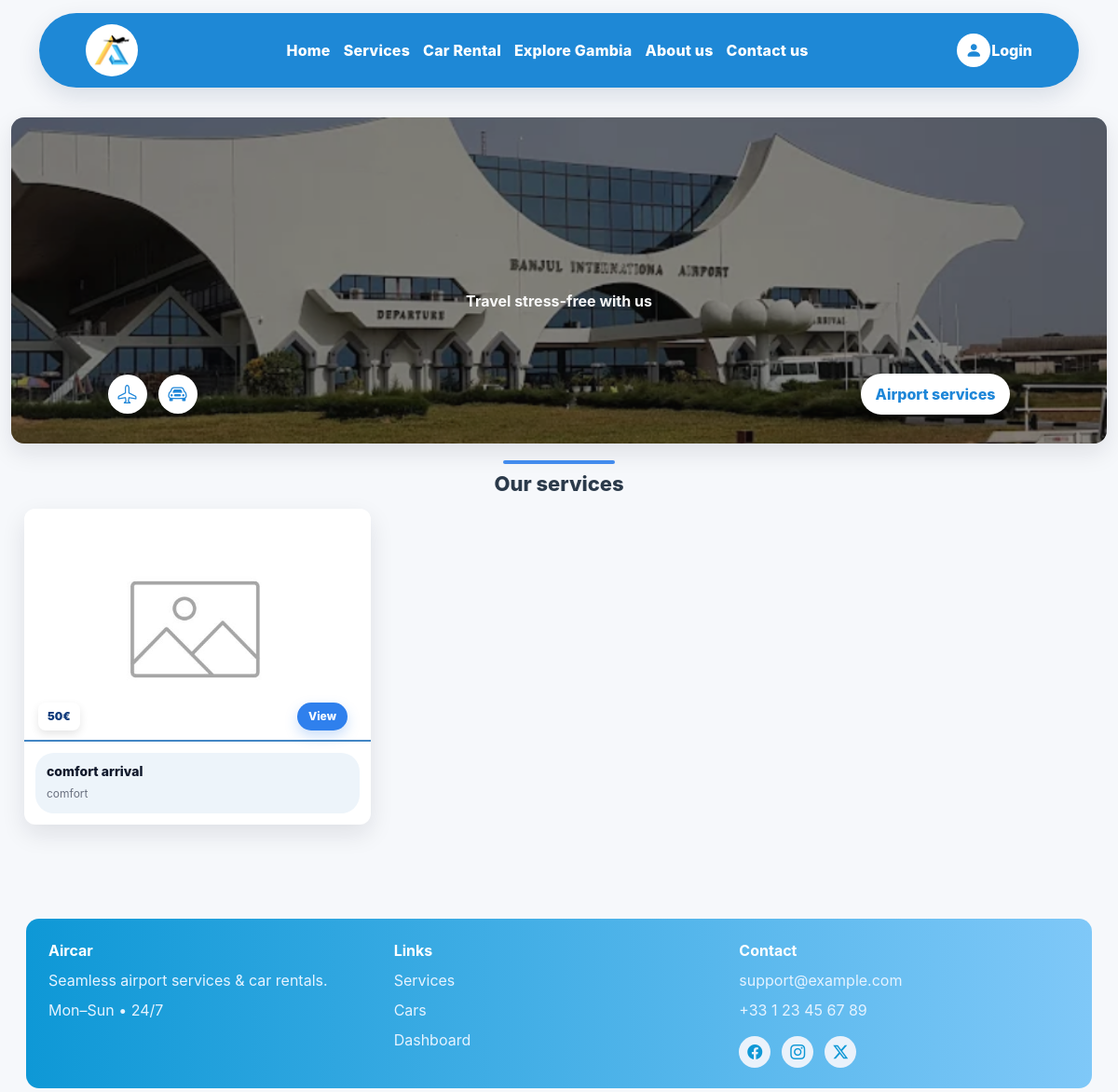
Before: /services/catalog/airport/ with the older database file.
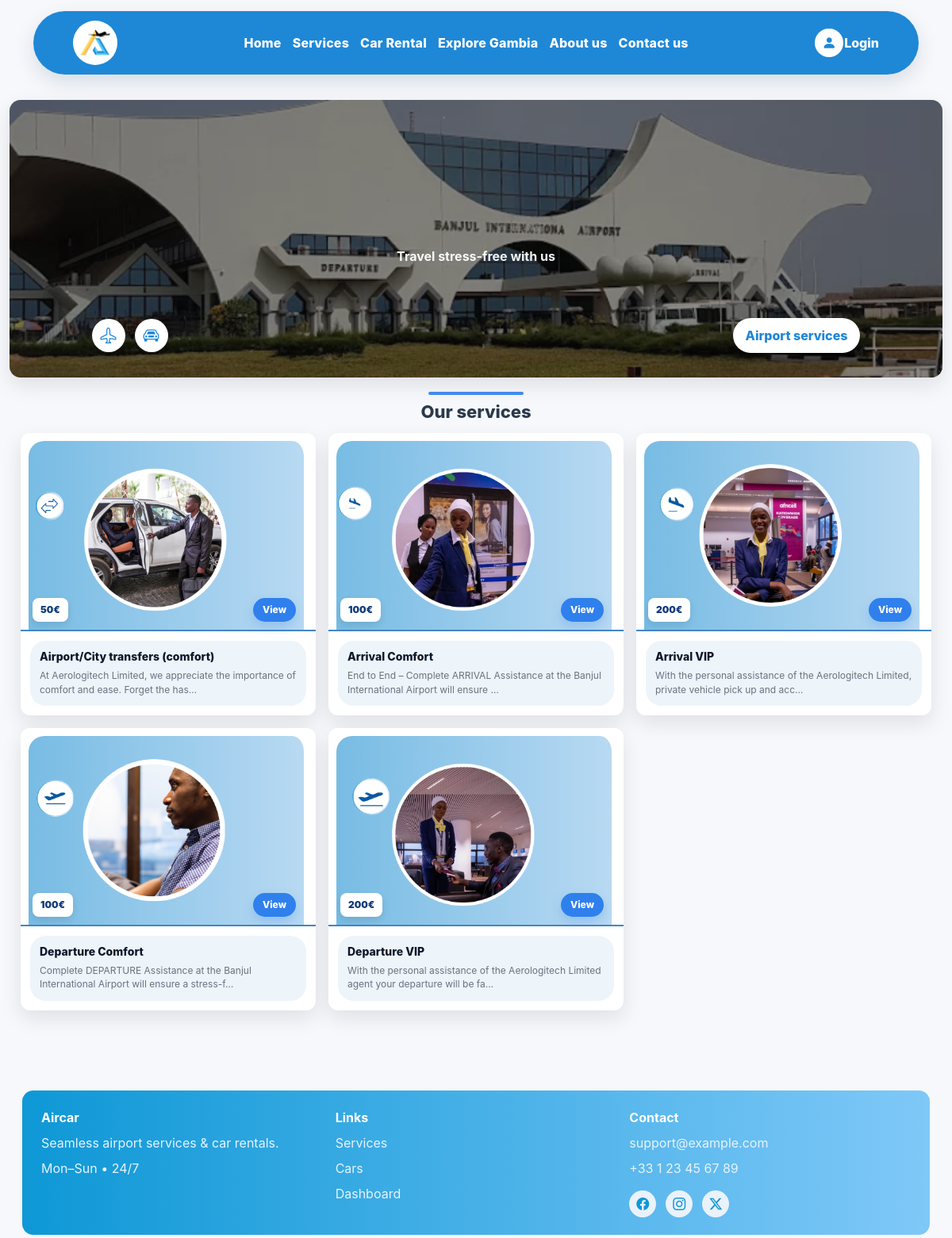
After: the same page with the newer database file.
### apps/services/models.py (models this page shows, shortened)
class AirportService(models.Model):
    name = models.CharField(max_length=100)
    description = models.TextField(blank=True, null=True)
    price = models.DecimalField(
        max_digits=10, decimal_places=2, validators=[MinValueValidator(0)]
    )
    available = models.BooleanField(default=True, db_index=True)
    image = models.ImageField(upload_to="services/", blank=True, null=True)
    tags = models.CharField(max_length=200, blank=True, default="")
    class Meta:
        ordering = ["name"]
        indexes = [
            models.Index(fields=["available", "name"]),
            models.Index(fields=["price"]),
        ]

### apps/services/views_public.py (the view)
# urls.py: path("catalog/airport/", airport_services_public, name="catalog_airport"),
def airport_services_public(request):
    services = AirportService.objects.filter(available=True).order_by("name")
    ctx = {"services": services, "page_title": "Airport Services • Catalog"}
    return render(request, "services/public/airport_services.html", ctx)

### apps/services/templates/services/public/airport_services.html
{% extends "base.html" %}
{% load static %}
{% block extra_head %}
<link rel="stylesheet" href="{% static 'css/public_catalog.css' %}">
<link href="https://cdn.jsdelivr.net/npm/bootstrap-icons@1.11.3/font/bootstrap-icons.css" rel="stylesheet">
{% endblock %}
{% block content %}
<section class="hero">
  <img class="hero__img" src="{% static 'images/gambia-airport.png' %}" alt="" aria-hidden="true">
  <div class="hero__overlay"></div>
  <div class="hero__content">
    <p class="hero__subtitle">Travel stress-free with us</p>
    <div class="hero__actions">
      <a href="{% url 'services:catalog_airport' %}" class="hero__chip" aria-label="Airport services">
        <span class="hero__chip-ico"><i class="bi bi-airplane"></i></span>
      </a>
      <a href="{% url 'services:catalog_cars' %}" class="hero__chip" aria-label="Car rental">
        <span class="hero__chip-ico"><i class="bi bi-car-front"></i></span>
      </a>
      <a href="{% url 'services:catalog_airport' %}" class="hero__cta">
        Airport services
      </a>
    </div>
  </div>
</section>
<div class="container catalog-wrap">
  <div class="catalog-head">
    <div class="divider"></div>
    <h2 class="catalog-title">Our services</h2>
  </div>
  {% if services %}
    <div class="cards">
      {% for s in services %}
        <article class="card">
          <div class="card__media">
            {% if s.image %}
              <img src="{{ s.image.url }}" alt="{{ s.name }}">
            {% else %}
              <img src="{% static 'images/service-placeholder.jpg' %}" alt="{{ s.name }}">
            {% endif %}
            <div class="card__price">{{ s.price|floatformat:0 }}€</div>
            <a href="{% url 'services:detail' s.pk %}" class="card__view">View</a>
          </div>
          <div class="card__body">
            <h3 class="card__name">{{ s.name }}</h3>
            <p class="card__desc">
              {{ s.description|default:"No description."|truncatechars:90 }}
            </p>
          </div>
        </article>
      {% endfor %}
    </div>
  {% else %}
    <div class="empty">No airport services yet.</div>
  {% endif %}
</div>
  <footer class="site-footer">
    <div class="site-footer__bar">
      <div class="site-footer__grid">
        <div class="footer-col">
          <div class="footer-title">Aircar</div>
          <div class="footer-text">Seamless airport services & car rentals.</div>
          <div class="footer-text">Mon–Sun • 24/7</div>
        </div>
        <div class="footer-col">
          <div class="footer-title">Links</div>
          <a class="footer-link" href="{% url 'services:list' %}">Services</a>
          <a class="footer-link" href="{% url 'services:car_list' %}">Cars</a>
          <a class="footer-link" href="/dashboard/">Dashboard</a>
        </div>
        <div class="footer-col">
          <div class="footer-title">Contact</div>
          <div class="footer-text">support@example.com</div>
          <div class="footer-text">+33 1 23 45 67 89</div>
          <div class="footer-social">
            <a href="#" class="soc" aria-label="Facebook"><i class="bi bi-facebook"></i></a>
            <a href="#" class="soc" aria-label="Instagram"><i class="bi bi-instagram"></i></a>
            <a href="#" class="soc" aria-label="Twitter"><i class="bi bi-twitter-x"></i></a>
          </div>
        </div>
      </div>
    </div>
  </footer>
{% endblock %}

### templates/base.html (shortened to what this page needs)
{% load static %}
<!doctype html>
<html lang="en">
<head>
  <link rel="stylesheet" href="https://cdn.jsdelivr.net/npm/bootstrap@5.3.3/dist/css/bootstrap.min.css">
  <link rel="stylesheet" href="https://cdn.jsdelivr.net/npm/bootstrap-icons@1.11.3/font/bootstrap-icons.css">
  <link rel="stylesheet" href="{% static 'css/dashboard.css' %}?v=1">
  {% block extra_head %}{% endblock %}
</head>
<body>
  <header class="site-header">
    <div class="container">
      <nav class="site-nav" aria-label="Main navigation">
        <a href="/" class="nav-logo" aria-label="Home">
          <img src="{% static 'images/aero-logo.png' %}" alt="Logo">
        </a>
        <ul class="nav-links">
          <li><a href="/">Home</a></li>
          <li><a href="{% url 'services:catalog_airport' %}">Services</a></li>
          <li><a href="{% url 'services:catalog_cars' %}">Car Rental</a></li>
          <li><a href="{% url 'explore:gambia_page' %}">Explore Gambia</a></li>
          <li><a href="{% url 'about' %}">About us</a></li>
          <li><a href="/#contact">Contact us</a></li>
        </ul>
        <div class="nav-actions">
          {% if request.user.is_authenticated %}
            {% with urlname=request.resolver_match.url_name curpath=request.path %}
              {% if urlname == 'dashboard' or curpath == '/dashboard/' or curpath|slice:":11" == '/dashboard/' %}
                <form method="post" action="{% url 'logout' %}" class="d-inline m-0 p-0">
                  {% csrf_token %}
                  <input type="hidden" name="next" value="/" />
                  <button type="submit" class="nav-login" style="background:none;border:0;padding:0;">
                    <span class="login-ico"><i class="bi bi-power"></i></span>
                    <span class="login-text">Logout</span>
                  </button>
                </form>
              {% else %}
                {% if request.user.is_staff or request.user.is_superuser %}
                  <a href="/dashboard/" class="nav-login nav-dashboard-mobile-hide">
                    <span class="login-ico"><i class="bi bi-speedometer2"></i></span>
                    <span class="login-text">Dashboard</span>
                  </a>
                {% else %}
                  <a href="{% url 'accounts:dashboard' %}" class="nav-login nav-dashboard-mobile-hide">
                    <span class="login-ico"><i class="bi bi-speedometer2"></i></span>
                    <span class="login-text">Dashboard</span>
                  </a>
                {% endif %}
              {% endif %}
            {% endwith %}
          {% else %}
            <a href="{% url 'login' %}" class="nav-login">
              <span class="login-ico"><i class="bi bi-person-fill"></i></span>
              <span class="login-text">Login</span>
            </a>
          {% endif %}
        </div>
      </nav>
    </div>
  </header>
  <main class="container-fluid">
    {% block content %}{% endblock %}
  </main>
</body>
</html>

### static/css/dashboard.css (style rules this page uses)
:root { --bg: #f6f8fb; --surface: #ffffff; --ink: #0f172a; --muted: #475569; --muted-2: #94a3b8; --primary: #2563eb; --accent: #10b981; --shadow: 0 12px 30px rgba(15, 23, 42, 0.08); --radius: 16px; }
body { background: var(--bg) !important; font-family: "Inter", "SF Pro Display", system-ui, -apple-system, sans-serif; color: var(--ink); }
.card { border: 0; border-radius: 16px; box-shadow: var(--shadow); background: var(--surface); }
.site-header { position: sticky; top: 0; z-index: 1050; padding: 14px 0; background: transparent; }
.site-nav { display: grid; grid-template-columns: auto 1fr auto; align-items: center; gap: 18px; background: #1e88d6; color: #fff; border-radius: 999px; padding: 12px 50px; box-shadow: 0 10px 26px rgba(2, 33, 78, 0.12); }
.nav-logo { display: inline-flex; align-items: center; justify-content: center; width: 56px; height: 56px; border-radius: 999px; background: #fff; text-decoration: none; }
.nav-logo img { width: 38px; height: 38px; object-fit: contain; display: block; }
.nav-links { list-style: none; display: flex; align-items: center; justify-content: center; gap: clamp(14px, 1vw, 34px); margin: 0; padding: 0; }
.nav-links a { color: #fff; font-weight: 800; text-decoration: none; letter-spacing: .2px; white-space: nowrap; }
.nav-login { display: inline-flex; align-items: center; gap: 1px; color: #fff; text-decoration: none; font-weight: 800; }
.login-ico { width: 36px; height: 36px; border-radius: 999px; background: #fff; color: #1e88d6; display: inline-grid; place-items: center; font-size: 18px; left: 15px !important; }
body { scroll-padding-top: 70px; }

Changed rows visible on the page:
removed AirportService: price "50", name "comfort arrival", description "comfort"
added AirportService: image (picture), price "50", name "Airport/City transfers (comfort)", description "At Aerologitech Limited, we appreciate the importance of comfort and ease. Forget the has…"
added AirportService: image (picture), price "100", name "Arrival Comfort", description "End to End – Complete ARRIVAL Assistance at the Banjul International Airport will ensure …"
added AirportService: image (picture), price "200", name "Arrival VIP", description "With the personal assistance of the Aerologitech Limited, private vehicle pick up and acc…"
added AirportService: image (picture), price "100", name "Departure Comfort", description "Complete DEPARTURE Assistance at the Banjul International Airport will ensure a stress-f…"
added AirportService: image (picture), price "200", name "Departure VIP", description "With the personal assistance of the Aerologitech Limited agent your departure will be fa…"
